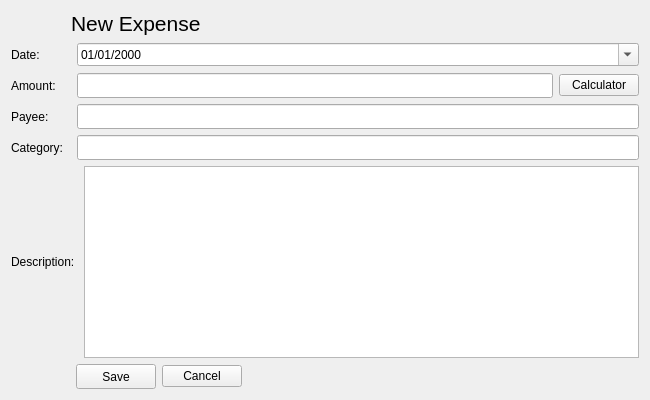
<?xml version="1.0" encoding="UTF-8"?>
<ui version="4.0">
 <class>AddExpense</class>
 <widget class="QWidget" name="AddExpense">
  <property name="geometry">
   <rect>
    <x>0</x>
    <y>0</y>
    <width>650</width>
    <height>400</height>
   </rect>
  </property>
  <property name="windowTitle">
   <string>Form</string>
  </property>
  <layout class="QGridLayout" name="gridLayout">
   <item row="0" column="0">
    <layout class="QGridLayout" name="gridLayout_3">
     <item row="6" column="0">
      <layout class="QHBoxLayout" name="horizontalLayout_8">
       <item>
        <spacer name="horizontalSpacer_2">
         <property name="orientation">
          <enum>Qt::Horizontal</enum>
         </property>
         <property name="sizeType">
          <enum>QSizePolicy::Fixed</enum>
         </property>
         <property name="sizeHint" stdset="0">
          <size>
           <width>65</width>
           <height>25</height>
          </size>
         </property>
        </spacer>
       </item>
       <item>
        <widget class="QPushButton" name="btnSave">
         <property name="maximumSize">
          <size>
           <width>100</width>
           <height>30</height>
          </size>
         </property>
         <property name="text">
          <string>Save</string>
         </property>
        </widget>
       </item>
       <item>
        <widget class="QPushButton" name="btnCancel">
         <property name="text">
          <string>Cancel</string>
         </property>
        </widget>
       </item>
       <item>
        <spacer name="horizontalSpacer_3">
         <property name="orientation">
          <enum>Qt::Horizontal</enum>
         </property>
         <property name="sizeType">
          <enum>QSizePolicy::Expanding</enum>
         </property>
         <property name="sizeHint" stdset="0">
          <size>
           <width>309</width>
           <height>20</height>
          </size>
         </property>
        </spacer>
       </item>
      </layout>
     </item>
     <item row="3" column="0">
      <layout class="QHBoxLayout" name="horizontalLayout_6">
       <item>
        <widget class="QLabel" name="lblPayee">
         <property name="minimumSize">
          <size>
           <width>60</width>
           <height>25</height>
          </size>
         </property>
         <property name="text">
          <string>Payee: </string>
         </property>
        </widget>
       </item>
       <item>
        <widget class="QLineEdit" name="txtPayee">
         <property name="minimumSize">
          <size>
           <width>100</width>
           <height>25</height>
          </size>
         </property>
        </widget>
       </item>
      </layout>
     </item>
     <item row="4" column="0">
      <layout class="QHBoxLayout" name="horizontalLayout_7">
       <item>
        <widget class="QLabel" name="lblCategory">
         <property name="minimumSize">
          <size>
           <width>60</width>
           <height>25</height>
          </size>
         </property>
         <property name="text">
          <string>Category: </string>
         </property>
        </widget>
       </item>
       <item>
        <widget class="QLineEdit" name="txtCategory">
         <property name="minimumSize">
          <size>
           <width>100</width>
           <height>25</height>
          </size>
         </property>
        </widget>
       </item>
      </layout>
     </item>
     <item row="1" column="0">
      <layout class="QHBoxLayout" name="horizontalLayout_4">
       <item>
        <widget class="QLabel" name="lblDate">
         <property name="sizePolicy">
          <sizepolicy hsizetype="Fixed" vsizetype="Fixed">
           <horstretch>0</horstretch>
           <verstretch>0</verstretch>
          </sizepolicy>
         </property>
         <property name="minimumSize">
          <size>
           <width>60</width>
           <height>25</height>
          </size>
         </property>
         <property name="text">
          <string>Date: </string>
         </property>
        </widget>
       </item>
       <item>
        <widget class="QDateEdit" name="txtDate">
         <property name="focusPolicy">
          <enum>Qt::NoFocus</enum>
         </property>
         <property name="displayFormat">
          <string>dd/MM/yyyy</string>
         </property>
         <property name="calendarPopup">
          <bool>true</bool>
         </property>
        </widget>
       </item>
      </layout>
     </item>
     <item row="2" column="0">
      <layout class="QHBoxLayout" name="horizontalLayout_5">
       <item>
        <widget class="QLabel" name="lblAmount">
         <property name="minimumSize">
          <size>
           <width>60</width>
           <height>25</height>
          </size>
         </property>
         <property name="text">
          <string>Amount: </string>
         </property>
        </widget>
       </item>
       <item>
        <widget class="QLineEdit" name="txtAmount">
         <property name="minimumSize">
          <size>
           <width>100</width>
           <height>25</height>
          </size>
         </property>
        </widget>
       </item>
       <item>
        <widget class="QPushButton" name="btnOpenCalculator">
         <property name="text">
          <string>Calculator</string>
         </property>
        </widget>
       </item>
      </layout>
     </item>
     <item row="0" column="0">
      <layout class="QHBoxLayout" name="horizontalLayout_9">
       <item>
        <spacer name="horizontalSpacer_4">
         <property name="orientation">
          <enum>Qt::Horizontal</enum>
         </property>
         <property name="sizeType">
          <enum>QSizePolicy::Fixed</enum>
         </property>
         <property name="sizeHint" stdset="0">
          <size>
           <width>60</width>
           <height>25</height>
          </size>
         </property>
        </spacer>
       </item>
       <item>
        <widget class="QLabel" name="lblExpense">
         <property name="font">
          <font>
           <family>Segoe UI</family>
           <pointsize>16</pointsize>
          </font>
         </property>
         <property name="text">
          <string>New Expense</string>
         </property>
        </widget>
       </item>
       <item>
        <spacer name="horizontalSpacer_5">
         <property name="orientation">
          <enum>Qt::Horizontal</enum>
         </property>
         <property name="sizeHint" stdset="0">
          <size>
           <width>40</width>
           <height>20</height>
          </size>
         </property>
        </spacer>
       </item>
      </layout>
     </item>
     <item row="5" column="0">
      <layout class="QHBoxLayout" name="horizontalLayout_10">
       <item>
        <widget class="QLabel" name="lblDescription">
         <property name="minimumSize">
          <size>
           <width>60</width>
           <height>25</height>
          </size>
         </property>
         <property name="text">
          <string>Description: </string>
         </property>
        </widget>
       </item>
       <item>
        <widget class="QTextEdit" name="txtDescription"/>
       </item>
      </layout>
     </item>
    </layout>
   </item>
  </layout>
  <zorder></zorder>
 </widget>
 <tabstops>
  <tabstop>txtAmount</tabstop>
  <tabstop>txtPayee</tabstop>
  <tabstop>txtCategory</tabstop>
  <tabstop>txtDescription</tabstop>
  <tabstop>btnSave</tabstop>
 </tabstops>
 <resources/>
 <connections/>
</ui>
